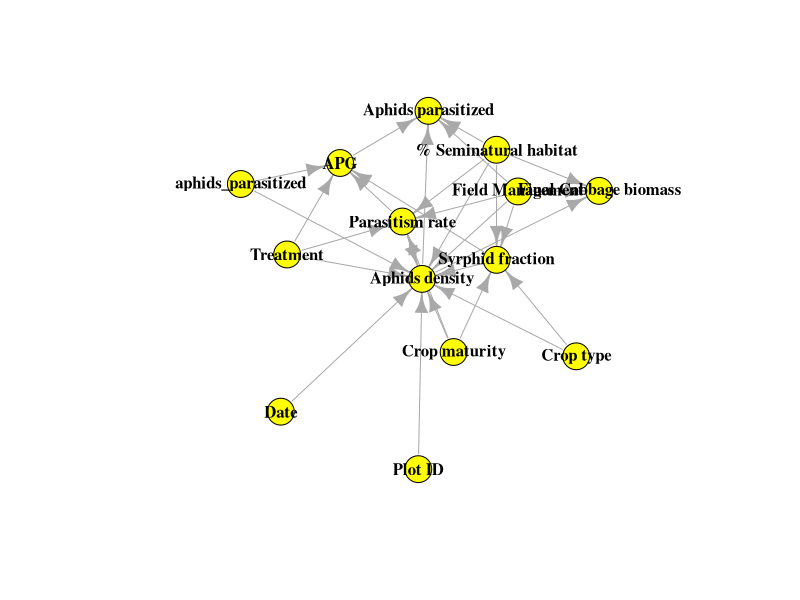
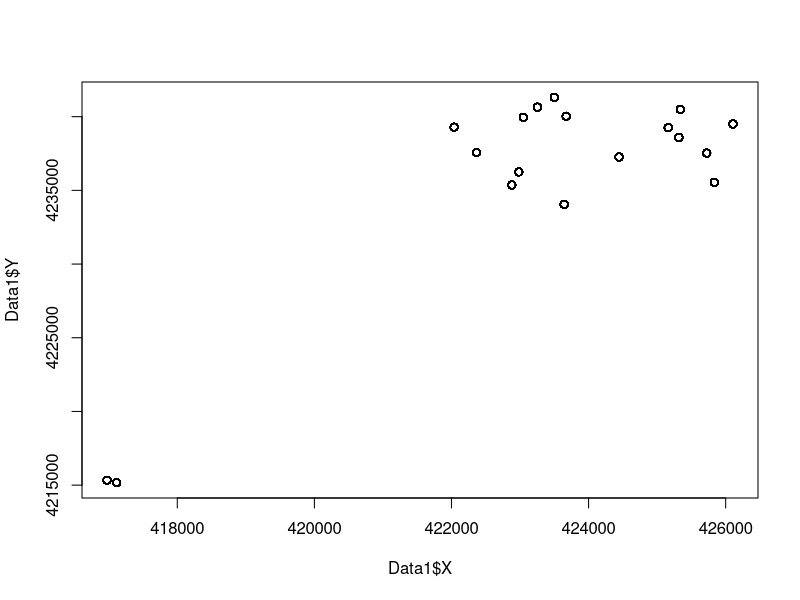
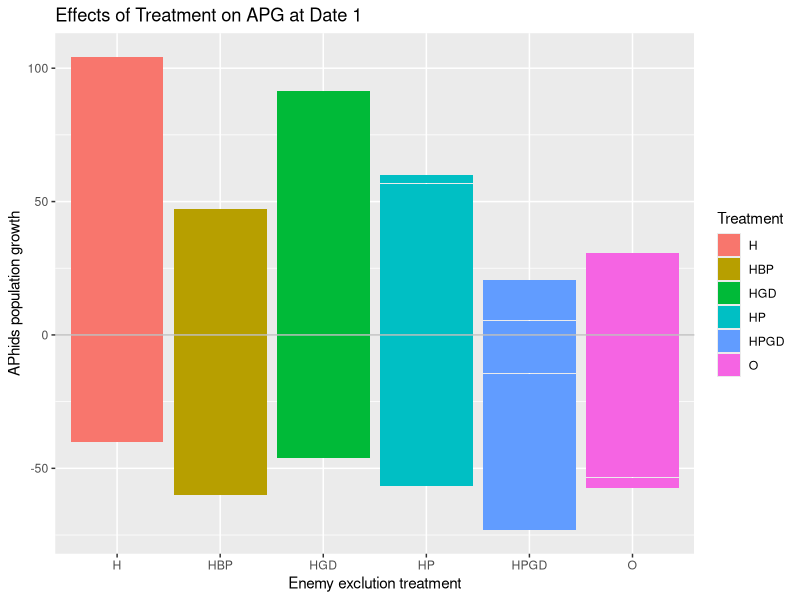
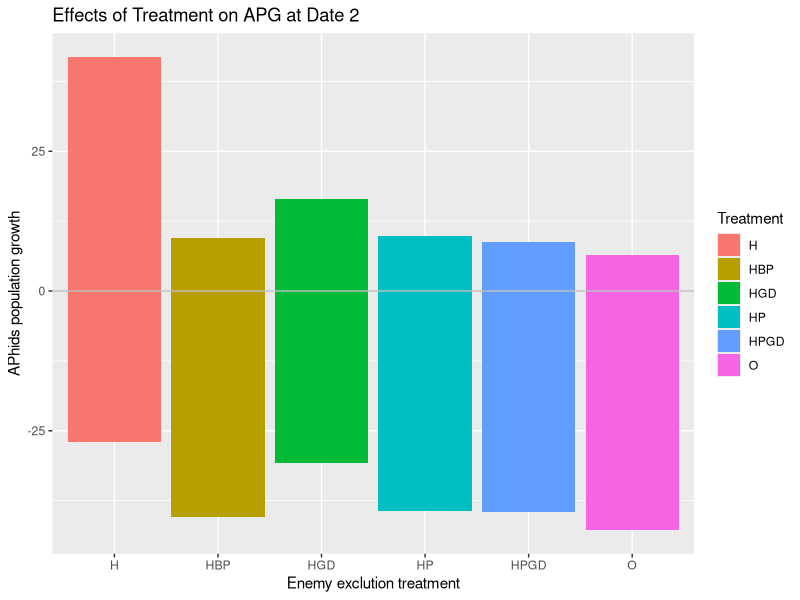
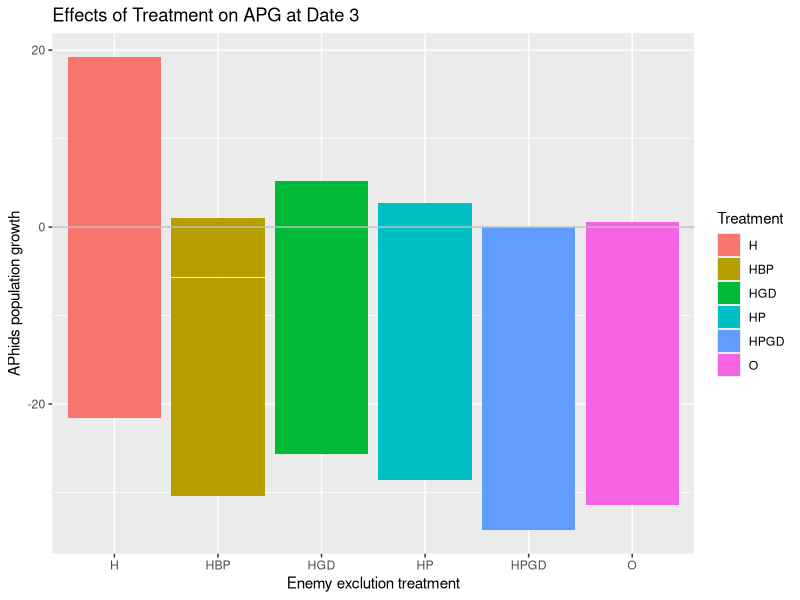
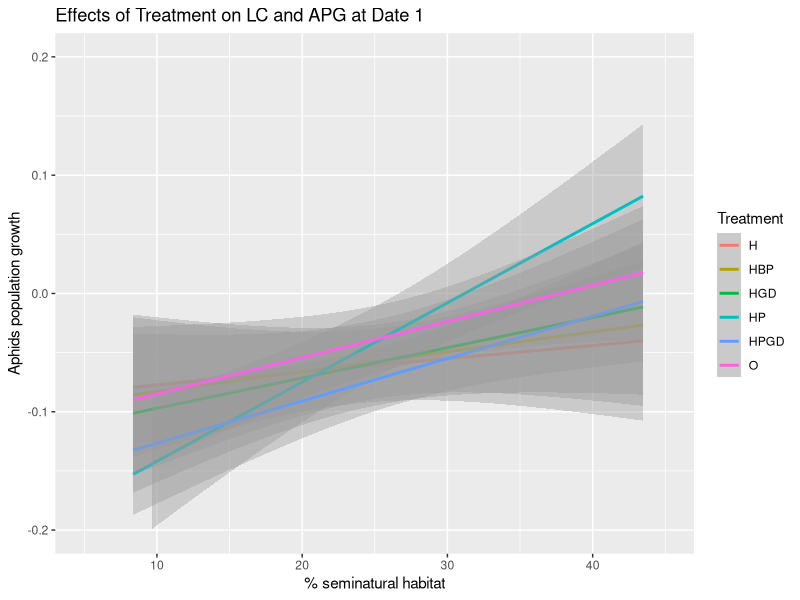
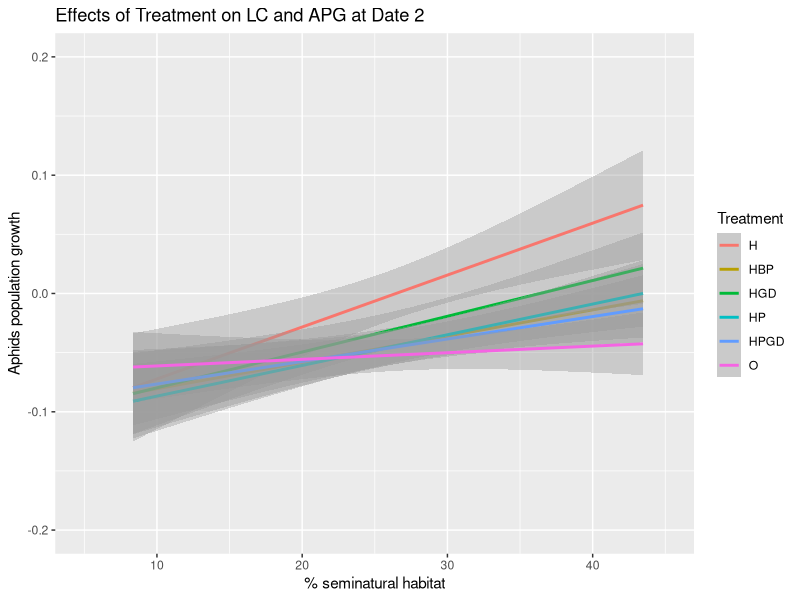
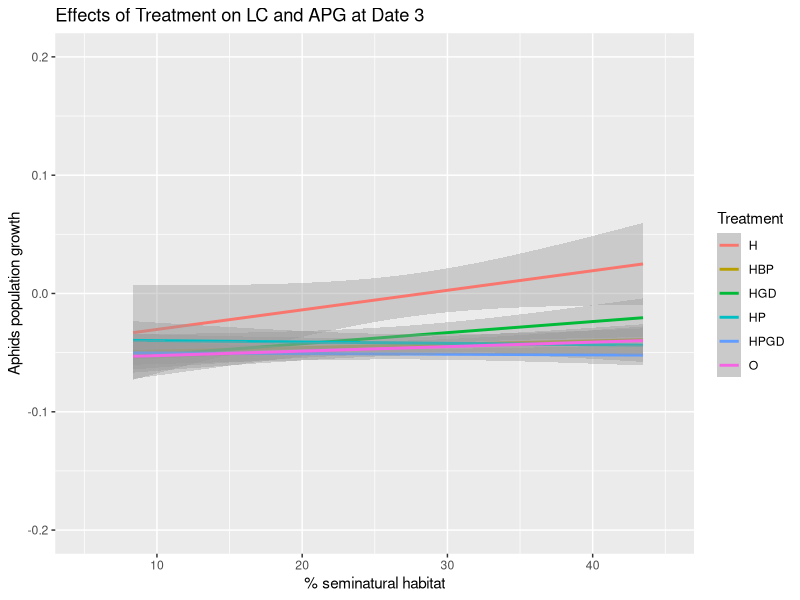

Write the R code that produced these figures, in order.
## ---- chunk 1
knitr::opts_chunk$set(echo = TRUE)

#install.packages("readxl")
#install.packages("igraph")

## ---- chunk 2
install.packages("readxl")
install.packages("igraph")
library(readxl)
library(igraph)
links <- read_excel("Relationships between variables.xlsx")
network <- graph_from_data_frame(d = links, directed = T) 
plot(network, vertex.color = "yellow", edge.arrow.size = 1, vertex.label.font = 2, vertex.label.color = "black")
## ---- chunk 3
Data1 <- read.table("Project data.csv", header = TRUE, dec = ",", sep = ";")
plot(Data1$X, Data1$Y)
## ---- chunk 4
#import data file
library(readr)
Data1 <- read.table("Project data.csv", header = TRUE, dec = ",", sep =";")

###dataframe for sampling date1 
DATE1 <- Data1[Data1$Date == "1", ]
DATE1_700 <- subset(DATE1, DATE1$BUFF_DIST == "700")

## ---- chunk 5
#calculate the aphids population growth at date1
logNaphids_D1_bar <- log(DATE1$aphid_live+1) - log(DATE1$aphidsinoculated_init+1) 
APG_D1_bar <- logNaphids_D1_bar/10
#dataframe for seminatural habitat and aphids population growth at date1 
DATE1APG_bar <- data.frame(DATE1,APG_D1_bar)
## ---- chunk 6
#plot
library(ggplot2)
Bar_APGD1 <- ggplot(DATE1APG_bar, aes(x = Treatment, y = APG_D1_bar, fill = Treatment))
Bar_APGD1 <- Bar_APGD1 + geom_bar(stat = "identity")
Bar_APGD1 <- Bar_APGD1 + labs(x= "Enemy exclution treatment", y="APhids population growth", title = "Effects of Treatment on APG at Date 1")
Bar_APGD1 <- Bar_APGD1 + geom_hline(yintercept=0, colour="grey") 
#Bar_APGD1 <- Bar_APGD1 + ylim(-0.1 , 0.15)
plot(Bar_APGD1)
## ---- chunk 7
####dataframe for sampling date2
DATE2 <- Data1[Data1$Date == "2", ]
DATE2_700 <- subset(DATE2, DATE2$BUFF_DIST == "700")

#Bar graph
#calculate the aphids population growth at date1
logNaphids_D2_bar <- log(DATE2$aphid_live+1) - log(DATE2$aphidsinoculated_init+1) 
APG_D2_bar <- logNaphids_D2_bar/20

#dataframe for seminatural habitat and aphids population growth at date1 
DATE2APG_bar <- data.frame(DATE2,APG_D2_bar)

#plot
Bar_APGD2 <- ggplot(DATE2APG_bar, aes(x = Treatment, y = APG_D2_bar, fill = Treatment))
Bar_APGD2 <- Bar_APGD2 + geom_bar(stat = "identity")
Bar_APGD2 <- Bar_APGD2 + labs(x= "Enemy exclution treatment", y="APhids population growth", title = "Effects of Treatment on APG at Date 2")
Bar_APGD2 <- Bar_APGD2 + geom_hline(yintercept=0, colour="grey") 
plot(Bar_APGD2)

## ---- chunk 8
####dataframe for sampling date3
DATE3 <- Data1[Data1$Date == "3", ]
DATE3_700 <- subset(DATE3, DATE3$BUFF_DIST == "700")

#calculate the aphids population growth at date1
logNaphids_D3_bar <- log(DATE3$aphid_live+1) - log(DATE3$aphidsinoculated_init+1) 
APG_D3_bar <- logNaphids_D3_bar/30

#dataframe for seminatural habitat and aphids population growth at date1 
DATE3APG_bar <- data.frame(DATE3,APG_D3_bar)

#plot
Bar_APGD3 <- ggplot(DATE3APG_bar, aes(x = Treatment, y = APG_D3_bar, fill = Treatment))
Bar_APGD3 <- Bar_APGD3 + geom_bar(stat = "identity")
Bar_APGD3 <- Bar_APGD3 + labs(x= "Enemy exclution treatment", y="APhids population growth", title = "Effects of Treatment on APG at Date 3")
Bar_APGD3 <- Bar_APGD3 + geom_hline(yintercept=0, colour="grey") 
plot(Bar_APGD3)


## ---- chunk 9
#calculate the aphids population growth at date1  
logNaphids_D1_line <- log(DATE1_700$aphid_live+1) - log(DATE1_700$aphidsinoculated_init+1) 
APG_D1_line <- logNaphids_D1_line/10 
## ---- chunk 10
#dataframe for seminatural habitat and aphids population growth at date1   
DATE1APG_line <- data.frame(DATE1_700,APG_D1_line)  
## ---- chunk 11
#barplot for % Seminatural habitat and APhid population growth
Line_APGD1 <- ggplot(DATE1APG_line, aes(x = Pt.seminatural, y = APG_D1_line, color = Treatment))
Line_APGD1 <- Line_APGD1 + labs(x= "% seminatural habitat", y="Aphids population growth", title = "Effects of Treatment on LC and APG at Date 1")
Line_APGD1 <- Line_APGD1 + geom_smooth(method = "lm")
Line_APGD1 <- Line_APGD1 +xlim(5,45) +ylim(-0.2 , 0.2)
print(Line_APGD1)
## ---- chunk 12
#calculate the aphids population growth at date1
logNaphids_D2_line <- log(DATE2_700$aphid_live+1) - log(DATE2_700$aphidsinoculated_init+1) 
APG_D2_line <- logNaphids_D2_line/20

#dataframe for seminatural habitat and aphids population growth at date1 
DATE2APG_line <- data.frame(DATE2_700,APG_D2_line)

#barplot for % Seminatural habitat and APhid population growth
Line_APGD2 <- ggplot(DATE2APG_line, aes(x = Pt.seminatural, y = APG_D2_line, color = Treatment))
Line_APGD2 <- Line_APGD2 + labs(x= "% seminatural habitat", y="Aphids population growth", title = "Effects of Treatment on LC and APG at Date 2")
# for scatter plot: use geom_point()
Line_APGD2 <- Line_APGD2 + geom_smooth(method = "lm")
Line_APGD2 <- Line_APGD2 +xlim(5,45) +ylim(-0.2 , 0.2)
print(Line_APGD2)
## ---- chunk 13
#calculate the aphids population growth at date1
logNaphids_D3_line <- log(DATE3_700$aphid_live+1) - log(DATE3_700$aphidsinoculated_init+1) 
APG_D3_line <- logNaphids_D3_line/30

#dataframe for seminatural habitat and aphids population growth at date1 
DATE3APG_line <- data.frame(DATE3_700,APG_D3_line)

#barplot for % Seminatural habitat and APhid population growth
Line_APGD3 <- ggplot(DATE3APG_line, aes(x = Pt.seminatural, y = APG_D3_line, color = Treatment))
Line_APGD3 <- Line_APGD3 + labs(x= "% seminatural habitat", y="Aphids population growth", title = "Effects of Treatment on LC and APG at Date 3")
# for scatter plot: use geom_point()
Line_APGD3 <- Line_APGD3 + geom_smooth(method = "lm")
Line_APGD3 <- Line_APGD3 +xlim(5,45) +ylim(-0.2 , 0.2)
print(Line_APGD3)

## ---- chunk 14
#dataframe for sampling date1 
DATE1 <- Data1[Data1$Date == "1", ]
DATE1_200 <-  subset(DATE1, DATE1$BUFF_DIST == "200")

# parasitism rate 
PR_D1_bar　<- DATE1$aphid_parasitized/(DATE1$aphid_live + DATE1$aphid_parasitized)

#add parasitism rate to the dataframe 
DATE1PR_bar <- data.frame(DATE1,PR_D1_bar)

#plot
Bar_PRD1 <- ggplot(DATE1PR_bar, aes(x = Treatment, y = PR_D1_bar, fill = Treatment))
Bar_PRD1 <- Bar_PRD1 + geom_bar(stat = "identity")
Bar_PRD1 <- Bar_PRD1 + labs(x= "Enemy exclution treatment", y="Parasitism rate", title = "Effects of Treatment on PR at Date 1")
plot(Bar_PRD1)

## ---- chunk 15
# parasitism rate 
PR_D2_bar　<- DATE2$aphid_parasitized/(DATE2$aphid_live + DATE2$aphid_parasitized)

#dataframe including PR
DATE2PR_bar <- data.frame(DATE2,PR_D2_bar)

#plot
Bar_PRD2 <- ggplot(DATE2PR_bar, aes(x = Treatment, y = PR_D2_bar, fill = Treatment))
Bar_PRD2 <- Bar_PRD2 + geom_bar(stat = "identity")
Bar_PRD2 <- Bar_PRD2 + labs(x= "Enemy exclution treatment", y="Parasitism rate", title = "Effects of Treatment on PR at Date 2")
plot(Bar_PRD2)

## ---- chunk 16
# parasitism rate - Treatment
PR_D3_bar　<- DATE3$aphid_parasitized/(DATE3$aphid_live + DATE3$aphid_parasitized)

#dataframe including parasitism rate at date3 
DATE3PR_bar <- data.frame(DATE3,PR_D3_bar)

#plot 
Bar_PRD3 <- ggplot(DATE3PR_bar, aes(x = Treatment, y = PR_D3_bar, fill = Treatment))
Bar_PRD3 <- Bar_PRD3 + geom_bar(stat = "identity")
Bar_PRD3 <- Bar_PRD3 + labs(x= "Enemy exclution treatment", y="Parasitism rate", title = "Effects of Treatment on PR at Date 3")
plot(Bar_PRD3)

## ---- chunk 17
Data1 <- read.table("Project data.csv", header = TRUE, dec = ",", sep =";")
Date_1 <- Data1[Data1$Date == "1", ]
syrphid_fraction <- (Date_1$syrphidl_p /((Date_1$aphid_live)+(Date_1$syrphidl_p)))
Date_1$syrphid_fraction <- syrphid_fraction

Date1buff <- subset(Date_1, BUFF_DIST ==900)

# lm using Date_1
lm1 <- lm(Date1buff$syrphid_fraction ~ Date1buff$Pt.seminatural)

# ggplot using Date1buff
ggplot(Date1buff, aes(x= Pt.seminatural, y= syrphid_fraction, 
                   color = Treatment)) +
  geom_jitter()+
  geom_smooth(method="exp")
## ---- chunk 18
#barplot using Date_1
G1 <- ggplot(Date_1, aes(x= Treatment, y= syrphid_fraction, fill = Treatment))+
  geom_bar(stat="identity")+
  labs(x="Treatment", y="Syrphid fraction", title="Effect of NE treatment on syrphid fraction at Date 1")
print(G1)
## ---- chunk 19
# lm using Date_2
Date_2 <- Data1[Data1$Date == "2", ]
syrphid_fraction <- (Date_2$syrphidl_p /((Date_2$aphid_live)+(Date_2$syrphidl_p)))
Date_2$syrphid_fraction <- syrphid_fraction

Date2buff <- subset(Date_2, BUFF_DIST ==900)

lm1 <- lm(Date_2$syrphid_fraction ~ Date_2$Pt.seminatural)

# ggplot using Date2buff
ggplot(Date2buff, aes(x= Pt.seminatural, y= syrphid_fraction, 
                      color = Treatment)) +
  geom_jitter()+
  geom_smooth(method="exp")
## ---- chunk 20
#barplot using Date_2
G1 <- ggplot(Date_2, aes(x= Treatment, y= syrphid_fraction, fill = Treatment))+
  geom_bar(stat="identity")+
  labs(x="Treatment", y="Syrphid fraction", title="Effect of NE treatment on syrphid fraction at Date 2")
print(G1)

## ---- chunk 21
Date_3 <- Data1[Data1$Date == "3", ]
syrphid_fraction <- (Date_3$syrphidl_p /((Date_3$aphid_live)+(Date_3$syrphidl_p)))
Date_3$syrphid_fraction <- syrphid_fraction

Date3buff <- subset(Date_3, BUFF_DIST ==900)


# lm using Date_3
lm1 <- lm(Date_3$syrphid_fraction ~ Date_3$Pt.seminatural)

# ggplot using Date3buff
ggplot(Date3buff, aes(x= Pt.seminatural, y= syrphid_fraction, 
                      color = Treatment)) +
  geom_jitter()+
  geom_smooth(method="exp")
## ---- chunk 22
#barplot using Date_3
G1 <- ggplot(Date_3, aes(x= Treatment, y= syrphid_fraction, fill = Treatment))+
  geom_bar(stat="identity")+
  labs(x="Treatment", y="Syrphid fraction", title="Effect of NE treatment on syrphid fraction at Date 3")
print(G1)

# one inconsistency: second highest number should not be HPGD, but HGD according to the article. 

